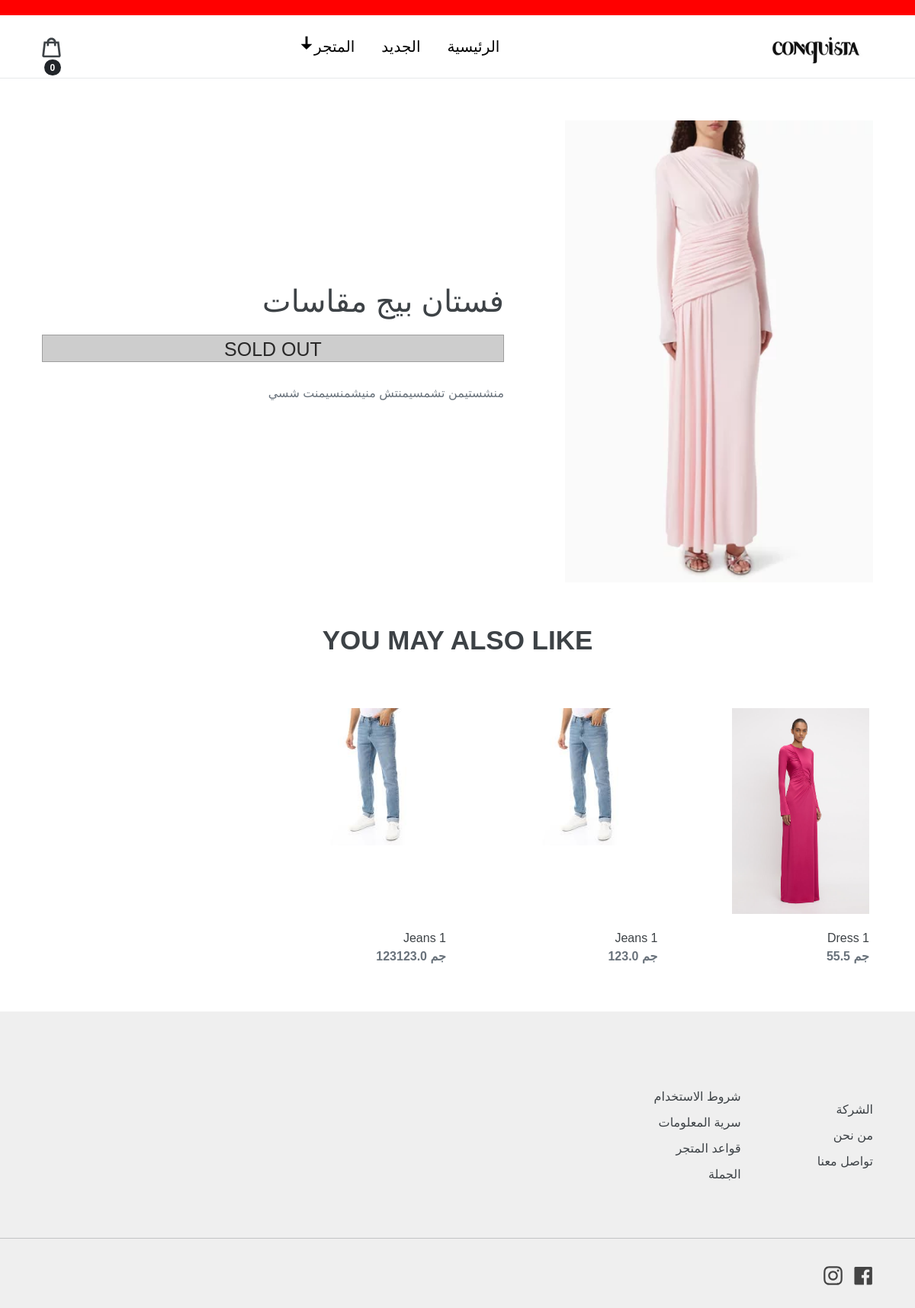
/product/فستان-بيج-مقاسات/, run on the app's committed database.
### store/models.py (models this page shows, shortened)
class Product(models.Model):
    name = models.CharField(max_length=200,blank=True,null=True)
    price = models.FloatField(blank=True,null=True)
    category=models.ForeignKey(Category,on_delete=models.CASCADE)
    size=models.ManyToManyField(Size,through='ProductSize',blank=True)
    isNew = models.BooleanField(default=False,verbose_name="منتج جديد")
    isOnSale = models.BooleanField(default=False,verbose_name="المنتج عليه عرض")
    SalePrice = models.FloatField(default=0,blank=True,null=False,verbose_name="سعر العرض")
    isSoldOut = models.BooleanField(default=False,verbose_name="المنتج غير متاح")
    slug = models.SlugField(max_length=200,null=True,blank=True,allow_unicode=True)
    desc = models.TextField(blank=True,null=True)
    image = models.ImageField()

### store/context_processors.py (called while the page is built)
def store_menu(request):
    menu_items = Category.objects.all()
    logo = logoURL()
    return {'menu_items':menu_items,'logo':logo}

def logoURL():
    try:
        logo = WebSiteInfo.objects.get().Logo.url
        return logo
    except:
        return ''

def cart_badge(request):
    try:
        cart = json.loads(request.COOKIES['cart'])
    except:
        cart = {}
    cart_items=0
    for i in cart:
        cart_items += int(cart[i]['quantity'])
    return {'cart_items':cart_items}

### store/views.py (called while the page is built)
def ProductPage(request,pk):
    product=Product.objects.get(slug=pk)
    subs = product.category
    validIds= Product.objects.all().filter(category=subs).count()
    random_profiles_id_list = random.sample(range(validIds), 4)
    RandomProds = Product.objects.filter(id__in=random_profiles_id_list)
    context={'product':product,'subs':subs,'rands':RandomProds,'sizes':product.size.all()}
    return render(request,'store/product.html',context)

### store/templates/store/product.html (shortened to what this page needs)
{% extends 'store/base.html' %}
{% load static %}
{% block content %}
<div class="main">
    <div class="product">
        <div class="product-single">
            <img class="zoomImg" src="{{product.image.url}}"/>
        </div>
    </div>
    <div class="text">
        <h1 class="product-title">{{product.name}}</h1>
        {% if product.isSoldOut %}
        <div class="product-sold-out">SOLD OUT</div>
        {% endif %}
        <p style="margin-top: 25px;">
            {{product.desc|default_if_none:""}}
        </p>
    </div>
</div>
<div class="title">
    <h2>You may also like</h2>
</div>
<div class="suggest grid-container">
    {% for prod in rands %}
    <div class="product-card">
            <a href="{% url 'product' prod.slug %}" class="card-anchor">
            </a>
            <div>
                <img
                    class="grid-image"
                    src="{{prod.image.url}}"
                    alt="{{prod.name}}" />
            </div>
            {% if prod.isSoldOut %}
            <div class="sold-out">SOLD OUT</div>
            {% else %}
                <div>
                    <div class="product-card-title">{{prod.name}}</div>
                    {% if prod.isOnSale %}
                    <span class="price-item saleClass"> جم {{prod.price}} </span>
                    <span class="price-item"> جم {{prod.SalePrice}} </span>
                    {% else %}
                    <span class="price-item"> جم {{prod.price}} </span>
                    {% endif %}
                </div>
            {% endif %}
        </div>
    {% endfor %}
</div>
{% endblock content %}

### static/css/main2.css (style rules this page uses)
* { margin: 0; padding: 0; box-sizing: border-box; font-family: "Gill Sans", sans-serif; }
a { text-decoration: none; color: #3d4246; }
body { font-family: "Work Sans", sans-serif; font-size: 16px; line-height: 1.5; font-weight: 400; font-style: normal; color: #3d4246; background-color: #fff; }
h2 { font-style: normal; font-weight: 900; line-height: 1.2; overflow-wrap: break-word; word-wrap: break-word; font-size: 35px; text-transform: uppercase; }
.grid-container { display: grid; grid-template-columns: repeat(4, 1fr); justify-content: center; margin: 5%; gap: 30px; }
.price-item { color: #69727b; font-weight: 600; }
.product { width: 40%; }
.product-card { position: relative; width: 80%; max-height: 400px; display: flex; flex-direction: column; justify-content: space-between; gap: 20px; }
.card-anchor { position: absolute; top: 0; right: 0; bottom: 0; left: 0; z-index: 2; }
.main { display: flex; align-items: center; gap: 80px; padding: 55px; }
.zoomImg { width: 100%; height: 100%; }
.text p { color: #69727b; margin: 0 0 19.44444px; font-size: 16px; font-style: normal; font-weight: 400; line-height: 2; }
.text { width: 60%; }
.title { display: flex; justify-content: center; }
.grid-image { max-width: 180px; }
.product-sold-out { background-color: #9998987c; color: #292828; text-align: center; font-size: 25px; margin-bottom: 20px; margin-top: 20px; border: 1px solid #9e9e9e; height: 36px; width: 100%; }

### data on the page
Product: image (picture), name "فستان بيج مقاسات", desc "منشستيمن تشمسيمنتش منيشمنسيمنت شسي"
Product: image (picture), name "Dress 1", price "55.5"
Product: image (picture), name "Jeans 1", price "123.0"
Product: image (picture), name "Jeans 1", price "123123.0"

### other printed values
{{ cart_items }} "0"
